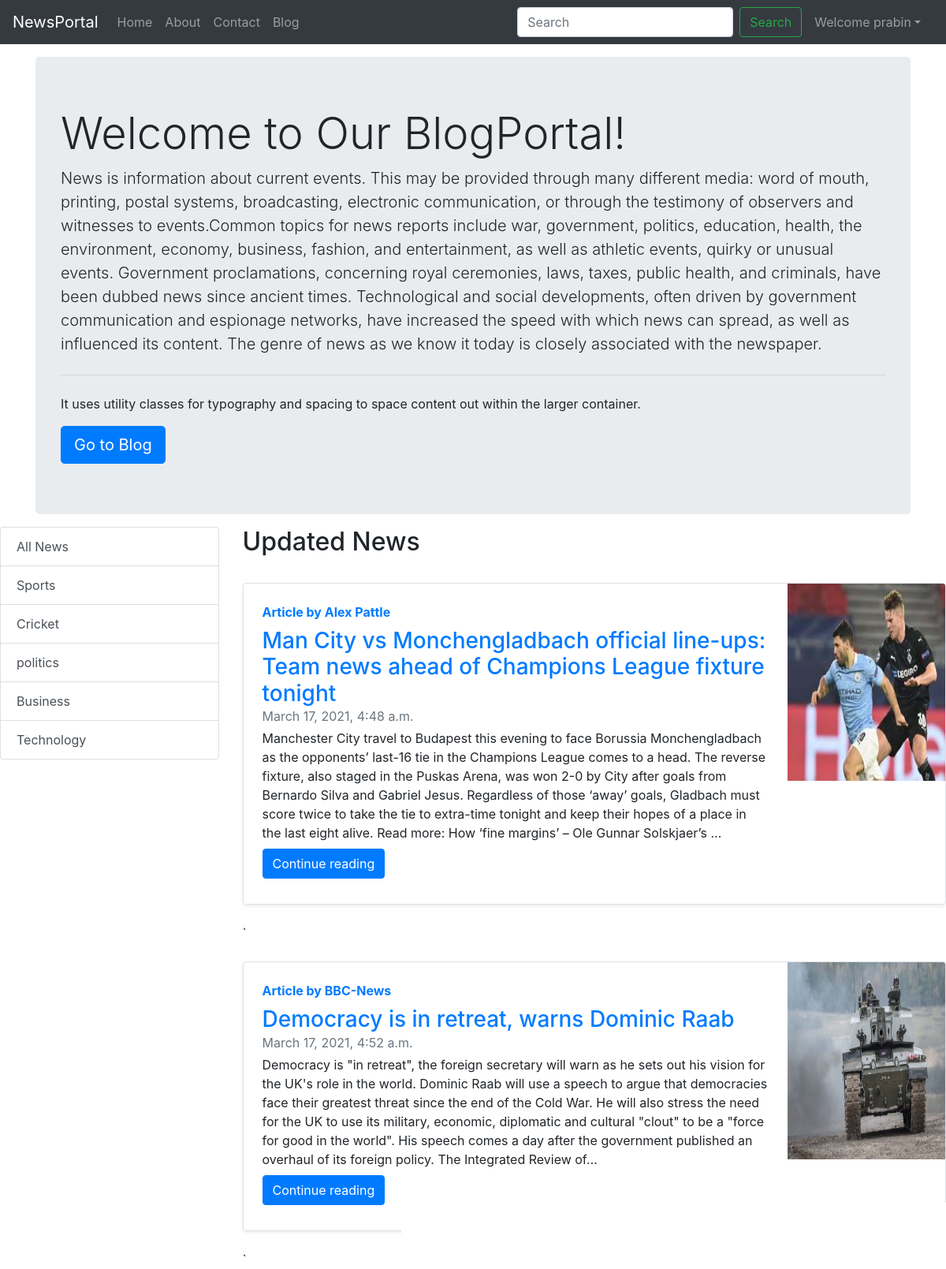
Page /Home/ (signed in) on the committed database.
### Home/models.py (models this page shows, shortened)
class Category(models.Model):
     name = models.CharField(max_length=60)
     @staticmethod
     def get_all_categories():
          return Category.objects.all()

class FeaturePost(models.Model):
     sno = models.AutoField(primary_key=True)
     title = models.CharField(max_length=255)
     author = models.CharField(max_length=50)
     category = models.ForeignKey(Category, on_delete=models.CASCADE, default=1)
     sub_category = models.CharField(max_length=300)
     caption = models.CharField(max_length=500)
     slug = models.CharField(max_length=130)
     timeStamp = models.DateTimeField(blank=True)
     content = models.TextField()
     thumbnail = models.ImageField(upload_to='blog/news', default="")
     @staticmethod
     def get_all_post():
          return FeaturePost.objects.all()

### Home/views.py (the view)
# urls.py: path('', views.home, name="home"),
def home(request):
    posts = None
    categories = Category.get_all_categories()
    categorYID = request.GET.get('category')
    if categorYID:
        posts = FeaturePost.get_all_post_by_catrgoriesid(categorYID)
    else:
        posts = FeaturePost.get_all_post()
    data = {}
    data['posts'] = posts
    data['categories'] = categories
    return render(request, "home/home.html", data)

### Home/templates/home/home.html (shortened to what this page needs)
{% extends 'home/base.html' %}
{% load static %}
{% block content %}
<div class="container">
<div class="jumbotron my-3">
  <h1 class="display-4">Welcome to Our BlogPortal!</h1>
  <p class="lead">News is information about current events. This may be provided through many different media: word of mouth, printing, postal systems, broadcasting, electronic communication,
      or through the testimony of observers and witnesses to events.Common topics for news reports include war, government, politics, education, health,
      the environment, economy, business, fashion, and entertainment, as well as athletic events, quirky or unusual events. Government proclamations, concerning royal ceremonies, laws, taxes, public health, and criminals, have been dubbed news since ancient times. Technological and social developments,
      often driven by government communication and espionage networks, have increased the speed with which news can spread, as well as influenced its content. The genre of news as we know it today is closely associated with the newspaper.</p>
  <hr class="my-4">
  <p>It uses utility classes for typography and spacing to space content out within the larger container.</p>
  <a class="btn btn-primary btn-lg" href="/blog" role="button">Go to Blog</a>
  </div>
</div>
    <div class="row">
		<div class="col-lg-3 mx-auto">
			<div class="list-group">
				<a href="/Home" class="list-group-item list-group-item-action">All News</a>
				{% for category in categories %}
				<a href="/Home/?category={{category.id}}"
					class="list-group-item list-group-item-action">{{category.name}}</a>
				{% endfor %}
			</div>
		</div>
        <div id='posts' class="col-lg-9 mx-auto">
			<div class="row mx-auto">
            <h2>Updated News</h2>
            {% for post in posts %}
            <div class="row no-gutters border rounded overflow-hidden flex-md-row mb-4 shadow-sm h-md-250 my-4 position-relative">
                <div class="col p-4 d-flex flex-column position-static">
                    <strong class="d-inline-block mb-2 text-primary">Article  by {{post.author}}</strong>
                    <h3 class="mb-0"><a href="/blog/{{post.slug}}">{{ post.title}}</a></h3>
                    <div class="mb-1 text-muted">{{ post.timeStamp }}</div>
                    <p class="card-text mb-auto">{{ post.content|safe|truncatechars:500 }}</p>
                    <div class="my-2">
                        <a href="/Home/{{post.slug}}" role="button" class="btn btn-primary">Continue reading</a>
                    </div>
                </div>
                 <div class="col-auto d-none d-lg-block">
                     <img src="/media/{{post.thumbnail}}" class="bd-placeholder-img" width="200" height="250"
                                aria-label="Placeholder: Thumbnail"/>
                 </div>
            </div>
                `{% endfor %}
            </div>
        </div>
    </div>
 {% endblock %}

### Home/templates/home/base.html (shortened to what this page needs)
{% load static %}
<!doctype html>
<html lang="en">
  <head>
    <link rel="stylesheet" href="https://stackpath.bootstrapcdn.com/bootstrap/4.5.2/css/bootstrap.min.css">
  </head>
  <body>
    <nav class="navbar navbar-expand-lg navbar-dark bg-dark">
        <a class="navbar-brand" href="/">NewsPortal</a>
        <div class="collapse navbar-collapse" id="navbarSupportedContent">
          <ul class="navbar-nav mr-auto">
            <li class="nav-item {% block homeactive %}{% endblock homeactive %}">
              <a class="nav-link" href="/">Home <span class="sr-only">(current)</span></a>
            </li>
            <li class="nav-item"{% block aboutactive %}{% endblock aboutactive %}>
              <a class="nav-link" href="/Home/about/">About</a>
            </li>
            <li class="nav-item"{% block contactactive %}{% endblock contactactive %}>
              <a class="nav-link" href="/Home/contact/">Contact</a>
            </li>
            <li class="nav-item"{% block blogactive %}{% endblock blogactive %}>
              <a class="nav-link" href="/blog/">Blog</a>
            </li>
          </ul>
          <form method="get" action="/Home/search/" class="form-inline my-2 my-lg-0">
            <input class="form-control mr-sm-2" type="search" name="query" id="query" placeholder="Search" aria-label="Search">
            <button class="btn btn-outline-success mr-2 my-sm-0" type="submit">Search</button>
          </form>
            {% if user.is_authenticated %}
            <ul class="navbar-nav mr-2">
            <li class="nav-item dropdown">
            <a class="nav-link dropdown-toggle" href='#' id="navbarDropdown" role="button" data-toggle="dropdown"> Welcome {{request.user}}</a>
                  </li>
                  </ul>
                  </div>
            {% endif %}
      </nav>
    <div class="wrapper">
        {% block content %}
        {% endblock %}
    </div>
  </body>
</html>

### rows in the picture
Category: name "Sports"
Category: name "Cricket"
Category: name "politics"
Category: name "Business"
Category: name "Technology"
FeaturePost: author "Alex Pattle", title "Man City vs Monchengladbach official line-ups: Team news ahead of Champions League fixture tonight", timeStamp "March 17, 2021, 4:48 a.m.", content "Manchester City travel to Budapest this evening to face Borussia Monchengladbach as the opponents’ last-16 tie in the Champions League comes to a head. The reverse fixture, also staged in the Puskas Arena, was won 2-0 by City after goals from Bernardo Silva and Gabriel Jesus. Regardless of those ‘away’ goals, Gladbach must score twice to take the tie to extra-time tonight and keep their hopes of a place in the last eight alive. Read more: How ‘fine margins’ – Ole Gunnar Solskjaer’s …", thumbnail (picture)
FeaturePost: author "BBC-News", title "Democracy is in retreat, warns Dominic Raab", timeStamp "March 17, 2021, 4:52 a.m.", content "Democracy is \"in retreat\", the foreign secretary will warn as he sets out his vision for the UK's role in the world. Dominic Raab will use a speech to argue that democracies face their greatest threat since the end of the Cold War. He will also stress the need for the UK to use its military, economic, diplomatic and cultural \"clout\" to be a \"force for good in the world\". His speech comes a day after the government published an overhaul of its foreign policy. The Integrated Review of…", thumbnail (picture)

### other values in the picture
{{ request.user }} "prabin"
